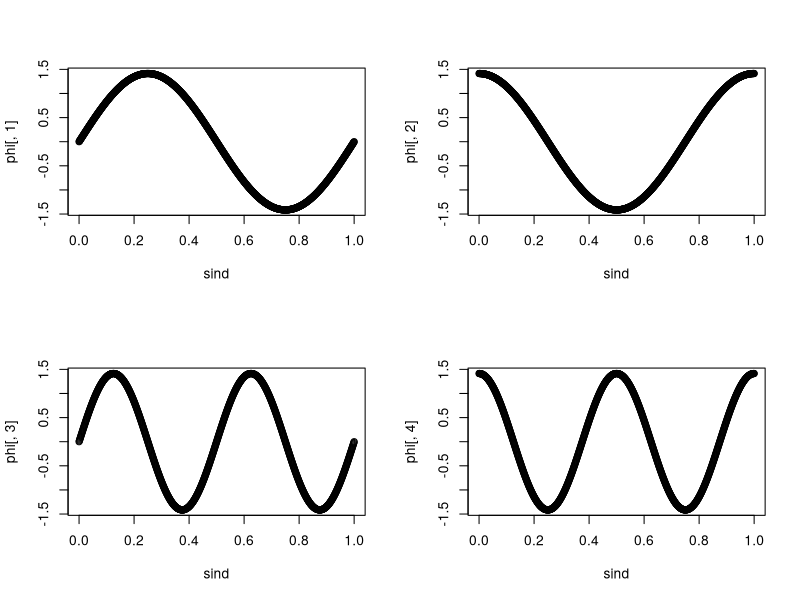

The R script that drew this image: (Note: this script raises an error after producing the figure.)

# This sciprt generateds 500 data sets

set.seed(314)
N <- 500 # sample size
J <- 1000 # number of observation points

sind = seq(0,1,len=J) # observations points


f_0 <- function(s) 0 # mean functions
f_0(5)


#### eigenfunctions #####
K <- 4 # number of eigenfunctions
phi <- sqrt(2)*cbind(sin(2*pi*sind),cos(2*pi*sind),
                     sin(4*pi*sind),cos(4*pi*sind))

par(mfrow=c(2, 2))
plot(sind, phi[,1])
plot(sind, phi[,2])
plot(sind, phi[,3])
plot(sind, phi[,4])


#### generated data ####

sim_data <- list()
M <- 500 # number of datasets to generate
lambda = 0.5^(0:(K-1)) # eigenvalues

for(m in 1:M){
  
  # generate score
  xi <- matrix(rnorm(N*K),N,K)
  xi <- xi %*% diag(sqrt(lambda))
  
  # subject-specific random effect
  b_i <- xi %*% t(phi); # of size N by J
  
  # latent gaussian function
  eta_i <- t(vapply(1:N, function(x){
    f_0(sind) + b_i[x,]
  }, numeric(J)))
  
  # outcome binary function
  Y_i <- matrix(rbinom(N*J, size=1, prob=plogis(eta_i)), 
                N, J, byrow=FALSE)
  
  # format into dataframe
  # id = subject identifier (factor variable)
  # sind = numeric value corresponding to the observed functional domain
  # Y = functional response (binary)
  # sind_inx = numeric value associated with order of "sind"
  #            this is not necessary, but may be of convenience when you implement the method
  df <- data.frame(id = factor(rep(1:N, each=J)),
                   sind = rep(sind, N), 
                   Y = as.vector(t(Y_i)),
                   eta_i = as.vector(t(eta_i)),
                   sind_inx = rep(1:J, N))
  
  sim_data[[m]] <- df

}

# save
save(sim_data, file = here("Data/sim_data.RData"))

# visualization

rand_id <- sample(N, size = 4)

sim_data[[1]] %>% filter(id %in% rand_id) %>% 
  ggplot()+
  geom_point(aes(x=sind_inx, y=Y))+
  geom_line(aes(x=sind_inx, y=plogis(eta_i)), col = "red")+
  #geom_line(aes(x=sind_inx, y=eta_i), col = "blue")+
  facet_wrap(~id)

 
